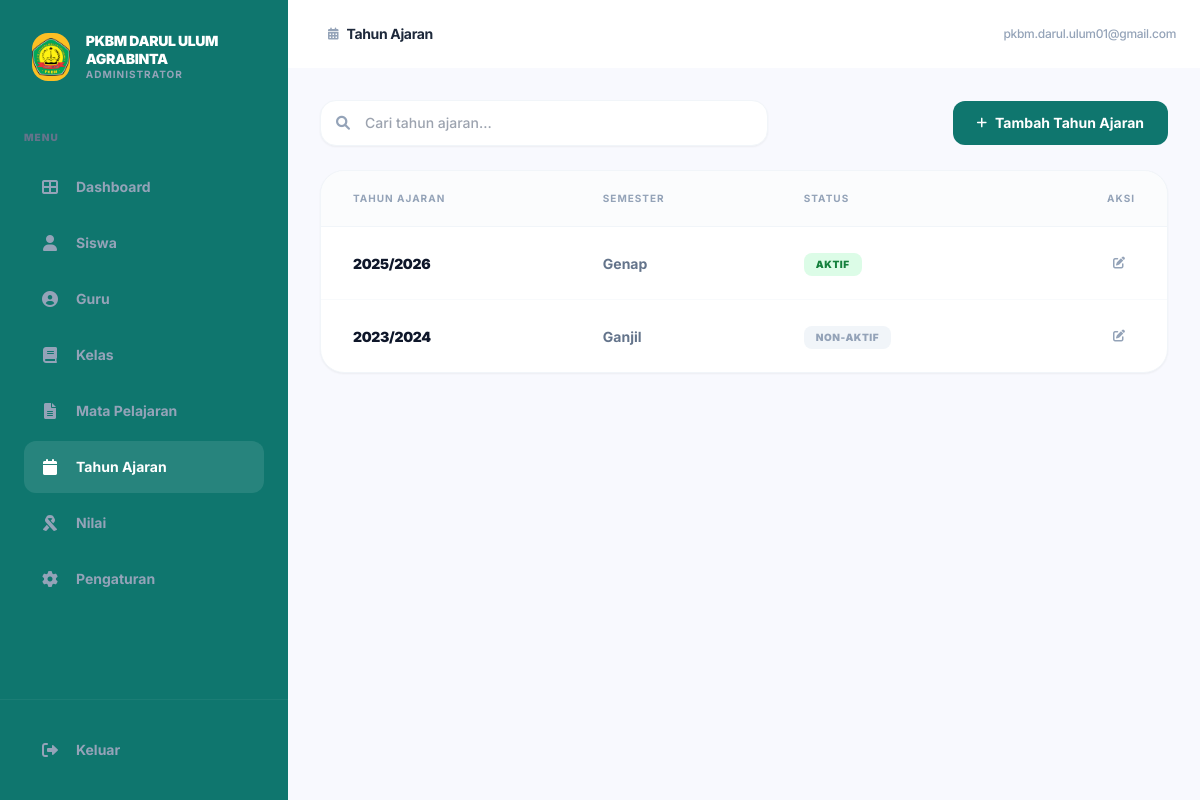
Screenshot of /academic-years/ (signed in) with the database file from the repository.
### apps_main/models.py (models this page shows, shortened)
class SchoolProfile(models.Model):
    name = models.CharField(max_length=255, default="PKBM Darul Ulum Agrabinta")
    logo = models.ImageField(upload_to='school/', null=True, blank=True)
    principal_name = models.CharField(max_length=255)
    nip = models.CharField(max_length=50, blank=True, null=True)
    address = models.TextField()
    phone = models.CharField(max_length=20, blank=True, null=True)
    email = models.EmailField(blank=True, null=True)
    theme_color = models.CharField(max_length=20, default="#1e295b")
    signature = models.ImageField(upload_to='school/signature/', null=True, blank=True)
    stamp = models.ImageField(upload_to='school/stamp/', null=True, blank=True)

class User(AbstractUser):
    ROLE_CHOICES = (
        ('ADMIN', 'Super Admin'),
        ('TEACHER', 'Teacher'),
        ('STUDENT', 'Student'),
    )
    role = models.CharField(max_length=10, choices=ROLE_CHOICES, default='STUDENT')
    photo = models.ImageField(upload_to='user_photos/', null=True, blank=True)

class AcademicYear(models.Model):
    year = models.CharField(max_length=20) # e.g. 2023/2024
    semester = models.IntegerField(choices=((1, 'Ganjil'), (2, 'Genap')))
    is_active = models.BooleanField(default=False)

### apps_main/views.py (the view, shortened to what this page needs)
# urls.py: path('academic-years/', views.manage_academic_years, name='manage_academic_years'),
@user_passes_test(is_admin)
def manage_academic_years(request):
    years = AcademicYear.objects.all().order_by('-year', '-semester')
    return render(request, 'apps_main/manage_academic_years.html', {'years': years, 'page_title': 'Tahun Ajaran'})

### apps_main/context_processors.py (called while the page is built)
def school_profile(request):
    school = SchoolProfile.objects.first()
    return {
        'school_profile': school
    }

### apps_main/views.py (called while the page is built)
def is_admin(user):
    return user.is_authenticated and user.role == 'ADMIN'

### templates/apps_main/manage_academic_years.html (shortened to what this page needs)
{% extends 'base.html' %}
{% block page_title %}Tahun Ajaran{% endblock %}
{% block page_icon %}<i class="fas fa-calendar-alt text-xs"></i>{% endblock %}
{% block content %}
<div class="space-y-6">
    <div class="flex flex-col md:flex-row md:items-center justify-between gap-4">
        <div class="relative flex-1 max-w-md">
            <span class="absolute inset-y-0 left-0 pl-4 flex items-center text-slate-400">
                <i class="fas fa-search text-sm"></i>
            </span>
            <input type="text" placeholder="Cari tahun ajaran..." class="w-full pl-11 pr-4 py-3 bg-white border border-slate-100 rounded-2xl shadow-sm focus:ring-2 focus-ring-primary focus:border-[primary] transition-all text-sm font-medium">
        </div>
        <button onclick="openYearModal()" class="inline-flex items-center px-6 py-3 bg-primary text-white rounded-xl font-bold text-sm hover:shadow-lg hover:shadow-slate-200 transition-all">
            <i class="fas fa-plus mr-2 text-xs"></i> Tambah Tahun Ajaran
        </button>
    </div>
    <div class="bg-white rounded-3xl shadow-sm border border-slate-100 overflow-hidden">
        <div class="overflow-x-auto">
            <table class="w-full text-left">
                <thead>
                    <tr class="bg-slate-50/50 text-slate-400 text-[10px] font-black uppercase tracking-widest border-b border-slate-100">
                        <th class="px-8 py-5">Tahun Ajaran</th>
                        <th class="px-8 py-5">Semester</th>
                        <th class="px-8 py-5">Status</th>
                        <th class="px-8 py-5 text-right">Aksi</th>
                    </tr>
                </thead>
                <tbody class="divide-y divide-slate-50">
                    {% for year in years %}
                    <tr class="hover:bg-slate-50/30 transition-colors group">
                        <td class="px-8 py-5">
                            <span class="text-sm font-black text-slate-900 uppercase tracking-tight">{{ year.year }}</span>
                        </td>
                        <td class="px-8 py-5">
                            <span class="text-sm font-bold text-slate-500">{{ year.get_semester_display }}</span>
                        </td>
                        <td class="px-8 py-5">
                            {% if year.is_active %}
                            <span class="inline-flex items-center px-3 py-1 bg-green-100 text-green-700 rounded-lg text-[10px] font-black uppercase tracking-wider">
                                Aktif
                            </span>
                            {% else %}
                            <span class="inline-flex items-center px-3 py-1 bg-slate-100 text-slate-400 rounded-lg text-[10px] font-black uppercase tracking-wider">
                                Non-Aktif
                            </span>
                            {% endif %}
                        </td>
                        <td class="px-8 py-5 text-right">
                            <button onclick="editYear({
                                id: '{{ year.id }}',
                                year: '{{ year.year }}',
                                semester: '{{ year.semester }}',
                                is_active: {{ year.is_active|lower }}
                            })" class="inline-flex items-center justify-center w-8 h-8 text-slate-400 hover:text-primary hover:bg-primary/5 rounded-lg transition-all">
                                <i class="fas fa-edit text-xs"></i>
                            </button>
                        </td>
                    </tr>
                    {% endfor %}
                </tbody>
            </table>
        </div>
    </div>
</div>
{% endblock %}

### templates/base.html (shortened to what this page needs)
<!DOCTYPE html>
<html lang="en">
<head>
    <script src="https://cdn.tailwindcss.com"></script>
    <link href="https://cdnjs.cloudflare.com/ajax/libs/font-awesome/6.0.0/css/all.min.css" rel="stylesheet">
</head>
<body class="bg-[#f8f9fe] text-[#1e293b]">
    {% if user.is_authenticated %}
    <div class="min-h-screen flex">
        <aside id="sidebar" class="w-72 bg-primary text-white flex-shrink-0 hidden md:flex flex-col fixed inset-y-0 left-0 z-50 md:relative transition-transform -translate-x-full md:translate-x-0">
            <div class="p-8 flex items-center justify-between">
                <div class="flex items-center space-x-4">
                    <div class="w-12 h-12 bg-[#fbbf24] rounded-2xl flex items-center justify-center text-primary text-2xl overflow-hidden">
                        {% if school_profile.logo %}
                            <img src="{{ school_profile.logo.url }}" class="w-full h-full object-contain">
                        {% else %}
                            <i class="fas fa-graduation-cap"></i>
                        {% endif %}
                    </div>
                    <div>
                        <h1 class="text-sm font-black tracking-tight leading-tight uppercase">{{ school_profile.name|default:'PKBM Darul Ulum' }}</h1>
                        <p class="text-[10px] text-slate-400 font-bold uppercase tracking-widest">Administrator</p>
                    </div>
                </div>
            </div>
            <div class="px-6 py-4">
                <p class="text-[10px] font-black text-slate-500 uppercase tracking-widest mb-4">Menu</p>
                <nav class="space-y-1">
                    <a href="{% url 'dashboard' %}" class="flex items-center space-x-4 p-4 rounded-xl {% if request.resolver_match.url_name == 'dashboard' %}bg-white/10 text-white{% else %}text-slate-400 hover:text-white transition{% endif %}">
                        <i class="fas fa-th-large w-5 text-center"></i>
                        <span class="text-sm font-bold">Dashboard</span>
                    </a>
                    {% if user.role == 'ADMIN' %}
                    <a href="{% url 'manage_students' %}" class="flex items-center space-x-4 p-4 rounded-xl {% if request.resolver_match.url_name == 'manage_students' %}bg-white/10 text-white{% else %}text-slate-400 hover:text-white transition{% endif %}">
                        <i class="fas fa-user w-5 text-center"></i>
                        <span class="text-sm font-bold">Siswa</span>
                    </a>
                    <a href="{% url 'manage_teachers' %}" class="flex items-center space-x-4 p-4 rounded-xl {% if request.resolver_match.url_name == 'manage_teachers' %}bg-white/10 text-white{% else %}text-slate-400 hover:text-white transition{% endif %}">
                        <i class="fas fa-user-circle w-5 text-center"></i>
                        <span class="text-sm font-bold">Guru</span>
                    </a>
                    <a href="{% url 'manage_classes' %}" class="flex items-center space-x-4 p-4 rounded-xl {% if request.resolver_match.url_name == 'manage_classes' %}bg-white/10 text-white{% else %}text-slate-400 hover:text-white transition{% endif %}">
                        <i class="fas fa-book w-5 text-center"></i>
                        <span class="text-sm font-bold">Kelas</span>
                    </a>
                    <a href="{% url 'manage_subjects' %}" class="flex items-center space-x-4 p-4 rounded-xl {% if request.resolver_match.url_name == 'manage_subjects' %}bg-white/10 text-white{% else %}text-slate-400 hover:text-white transition{% endif %}">
                        <i class="fas fa-file-alt w-5 text-center"></i>
                        <span class="text-sm font-bold">Mata Pelajaran</span>
                    </a>
                    <a href="{% url 'manage_academic_years' %}" class="flex items-center space-x-4 p-4 rounded-xl {% if request.resolver_match.url_name == 'manage_academic_years' %}bg-white/10 text-white{% else %}text-slate-400 hover:text-white transition{% endif %}">
                        <i class="fas fa-calendar w-5 text-center"></i>
                        <span class="text-sm font-bold">Tahun Ajaran</span>
                    </a>
                    <a href="{% url 'manage_grades' %}" class="flex items-center space-x-4 p-4 rounded-xl {% if request.resolver_match.url_name == 'manage_grades' %}bg-white/10 text-white{% else %}text-slate-400 hover:text-white transition{% endif %}">
                        <i class="fas fa-ribbon w-5 text-center"></i>
                        <span class="text-sm font-bold">Nilai</span>
                    </a>
                    <a href="{% url 'manage_settings' %}" class="flex items-center space-x-4 p-4 rounded-xl {% if request.resolver_match.url_name == 'manage_settings' %}bg-white/10 text-white{% else %}text-slate-400 hover:text-white transition{% endif %}">
                        <i class="fas fa-cog w-5 text-center"></i>
                        <span class="text-sm font-bold">Pengaturan</span>
                    </a>
                    {% endif %}
                </nav>
            </div>
            <div class="mt-auto p-6 border-t border-white/5">
                <form action="{% url 'logout' %}" method="post">
                    <button type="submit" class="flex items-center space-x-4 p-4 w-full text-slate-400 hover:text-white transition">
                        <i class="fas fa-sign-out-alt w-5 text-center"></i>
                        <span class="text-sm font-bold">Keluar</span>
                    </button>
                </form>
            </div>
        </aside>
        <main class="flex-1 flex flex-col min-w-0">
            <header class="bg-white p-6 flex justify-between items-center sticky top-0 z-10">
                <div class="flex items-center space-x-4">
                    <div class="flex items-center space-x-2 text-slate-400">
                        {% block page_icon %}<i class="fas fa-columns text-xs"></i>{% endblock %}
                        <span class="text-sm font-bold text-slate-800 tracking-tight">{% block page_title %}Dashboard{% endblock %}</span>
                    </div>
                </div>
                <div class="flex items-center space-x-4">
                    <p class="text-xs font-medium text-slate-400 tracking-tight">{{ user.email|default:user.username }}</p>
                </div>
            </header>
            <div class="p-8 flex-1 overflow-auto">
                {% block content %}{% endblock %}
            </div>
        </main>
    </div>
    {% else %}
    <div class="min-h-screen bg-slate-100 flex items-center justify-center p-4">
        {% block login_content %}{% endblock %}
    </div>
    {% endif %}
</body>
</html>

### rows the page displays
SchoolProfile: logo (picture), name "PKBM DARUL ULUM AGRABINTA"
User: email "pkbm.darul.ulum01@gmail.com"
AcademicYear: year "2025/2026", semester "Genap", is_active "AKTIF"
AcademicYear: year "2023/2024", semester "Ganjil", is_active "NON-AKTIF"
